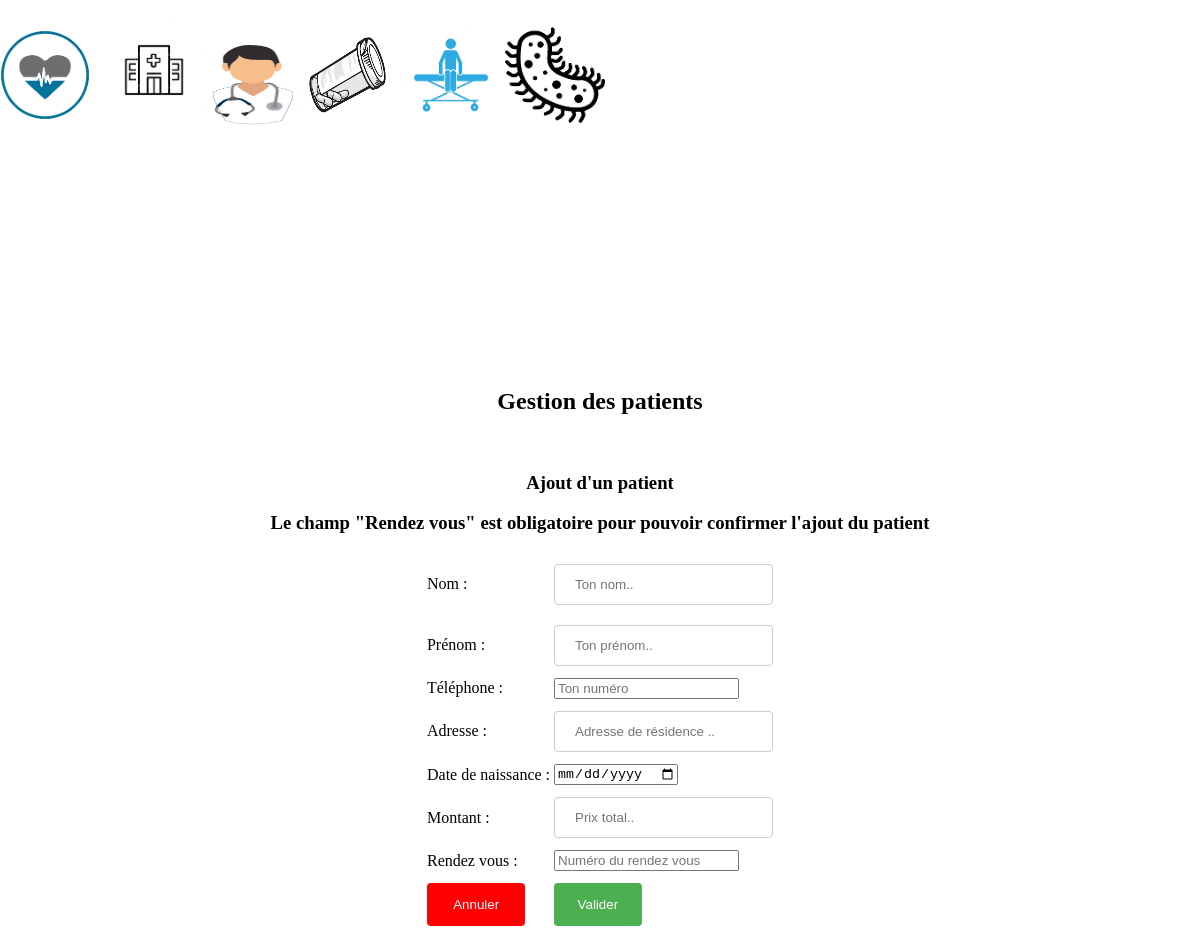
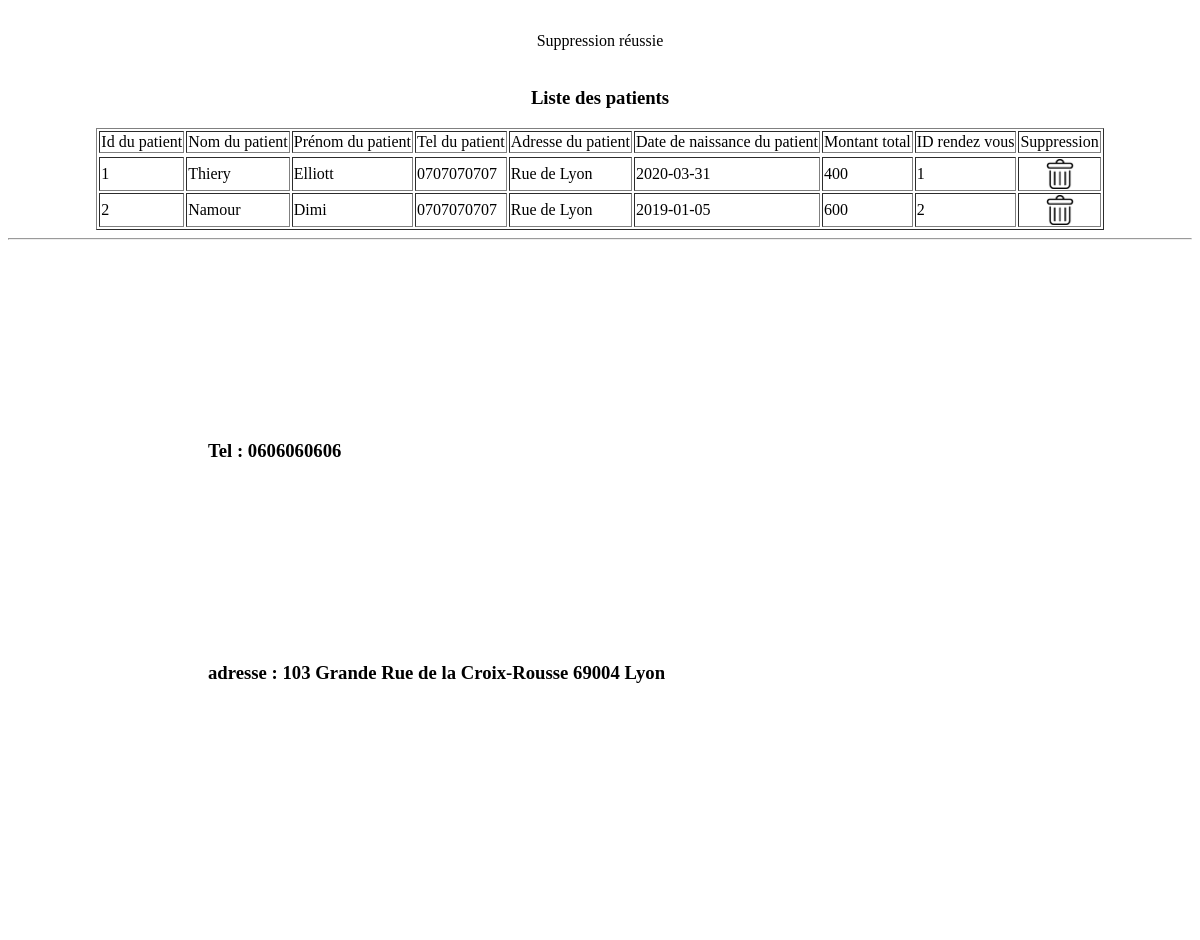
The page /index.php?page=4&idpat=1 on the database its author committed (2 pictures, top to bottom).
### tables this page shows
create table patient (
	idpat int(11) not null auto_increment,
	nompat varchar(50),
	prenompat varchar(50),
	telpat varchar(10),
	adressepat varchar(50),
	datenaiss date,
	montant varchar(13),	
	idrdv int(11) not null,
	primary key(idpat),
	foreign key (idrdv) references rdv(idrdv)
);

### fonction.php (called while the page is built, shortened)
<?php
function connexion ()
{
	$con = mysqli_connect("localhost", "root", "" ,"medicc");
	return $con;
}
function selectALLpatient ()
{
	$con = connexion ();
	if( $con != null)
	{
		$requete ="select * from patient ;";
		$resultats = mysqli_query($con, $requete);
		return $resultats ;
	}
}
?>

### patient.php (the view, shortened to what this page needs)
<br/>
<h2> Gestion des patients </h2>
<br>
<h3> Ajout d'un patient </h3>
<form method="post" action="">
<table border="0">
<h3> Le champ "Rendez vous" est obligatoire pour pouvoir confirmer l'ajout du patient</h3>
<tr><td> Nom :</td>
	<td> <input type="text" name="nompat" placeholder="Ton nom.."></td>
</tr>
<tr><td> Prénom :</td>
	<td> <input type="text" name="prenompat" placeholder="Ton prénom.."></td>
</tr>
<tr><td> Téléphone :</td>
	<td> <input type="tel" name="telpat" placeholder="Ton numéro"></td>
</tr>
<tr><td> Adresse :</td>
	<td> <input type="text" name="adressepat" placeholder="Adresse de résidence .."></td>
</tr>
<tr><td> Date de naissance :</td>
	<td> <input type="date" name="datenaiss" placeholder="Naissance.."></td>
</tr>
<tr><td> Montant :</td>
	<td> <input type="text" name="montant" placeholder="Prix total.."></td>
</tr>
<tr><td> Rendez vous :</td>
	<td> <input type="number" name="idrdv" placeholder="Numéro du rendez vous"></td>
</tr>
<tr> <td>
<input type="reset" name="Annuler" value="Annuler">
	</td>
	<td>
<input type="submit" name="Valider" value="Valider">
	</td>
</tr>
</table>
</form>
	<?php
		if(isset($_GET['idpat']))
		{
			echo "<br/> Suppression réussie </br>";
		}
	?>
<br/>
<h3> Liste des patients </h3>
<table border = 1>
<tr> <td> Id du patient </td>
	<td> Nom du patient </td>
	<td> Prénom du patient </td>
	<td> Tel du patient </td>
	<td> Adresse du patient </td>
	<td> Date de naissance du patient </td>
	<td> Montant total </td>
	<td> ID rendez vous </td>
	<td> Suppression </td>
<tr>
	<?php
	$lespatients = selectALLpatient ();
	foreach($lespatients as $unpatient)
	{
	echo "<tr>	<td>".$unpatient['idpat']."</td>
				<td>".$unpatient['nompat']."</td>
				<td>".$unpatient['prenompat']."</td>
				<td>".$unpatient['telpat']."</td>
				<td>".$unpatient['adressepat']."</td>
				<td>".$unpatient['datenaiss']."</td>
				<td>".$unpatient['montant']."</td>
				<td>".$unpatient['idrdv']."</td>
				<td> <center> <a href='index.php?page=4&idpat=".$unpatient['idpat']."'>
					<img src = 'image/supprimer.png'
					width='30' height='30'> </center>
					 </a></td>
				</tr>";
	}
	?>
</table>

### index.php (style rules this page uses)
body { background-image: url(image/adn.png); }

### patient.php (style rules this page uses)
input[type=text], select { width: 100%; padding: 12px 20px; margin: 8px 0; display: inline-block; border: 1px solid #ccc; border-radius: 4px; box-sizing: border-box; }
input[type=submit] { width: 40%; background-color: #4CAF50; color: white; padding: 14px 20px; margin: 8px 0; border: none; border-radius: 4px; cursor: pointer; }
input[type=reset] { width: 80%; background-color: red; color: white; padding: 14px 20px; margin: 8px 0; border: none; border-radius: 4px; cursor: pointer; }

### rows shown on the page
patient: idpat "1", nompat "Thiery", prenompat "Elliott", telpat "0707070707", adressepat "Rue de Lyon", datenaiss "2020-03-31", montant "400", idrdv "1"
patient: idpat "2", nompat "Namour", prenompat "Dimi", telpat "0707070707", adressepat "Rue de Lyon", datenaiss "2019-01-05", montant "600", idrdv "2"
